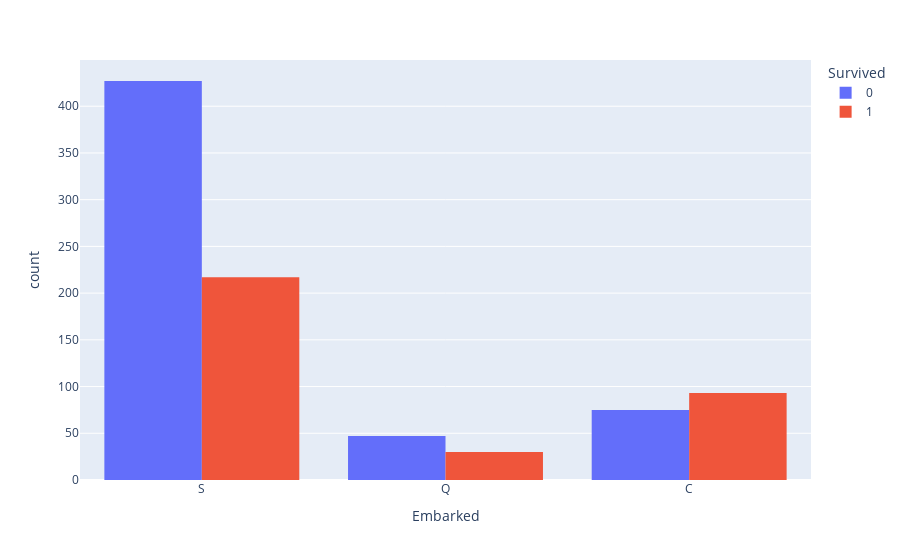

This figure's notebook cell:
### Markdown cell above
#### Coluna 'Embarked'

### Code cell
fig = px.histogram(train, x='Embarked', color='Survived', barmode='group')
fig.show()

### Figure 1 — Plotly figure (JSON) as saved in the notebook; plotly's stock layout.template omitted (floating-point values rounded to 4 significant figures; data arrays with more than 128 entries replaced by an {"elided": "..."} marker saying what was removed)
{"data": [{"alignmentgroup": "True", "bingroup": "x", "hovertemplate": "Survived=0<br>Embarked=%{x}<br>count=%{y}<extra></extra>", "legendgroup": "0", "marker": {"color": "#636efa", "pattern": {"shape": ""}}, "name": "0", "offsetgroup": "0", "orientation": "v", "showlegend": true, "type": "histogram", "x": {"elided": "549 str values"}, "xaxis": "x", "yaxis": "y"}, {"alignmentgroup": "True", "bingroup": "x", "hovertemplate": "Survived=1<br>Embarked=%{x}<br>count=%{y}<extra></extra>", "legendgroup": "1", "marker": {"color": "#EF553B", "pattern": {"shape": ""}}, "name": "1", "offsetgroup": "1", "orientation": "v", "showlegend": true, "type": "histogram", "x": {"elided": "342 str values"}, "xaxis": "x", "yaxis": "y"}], "layout": {"barmode": "group", "legend": {"title": {"text": "Survived"}, "tracegroupgap": 0}, "margin": {"t": 60}, "xaxis": {"anchor": "y", "domain": [0, 1], "title": {"text": "Embarked"}}, "yaxis": {"anchor": "x", "domain": [0, 1], "title": {"text": "count"}}}}
